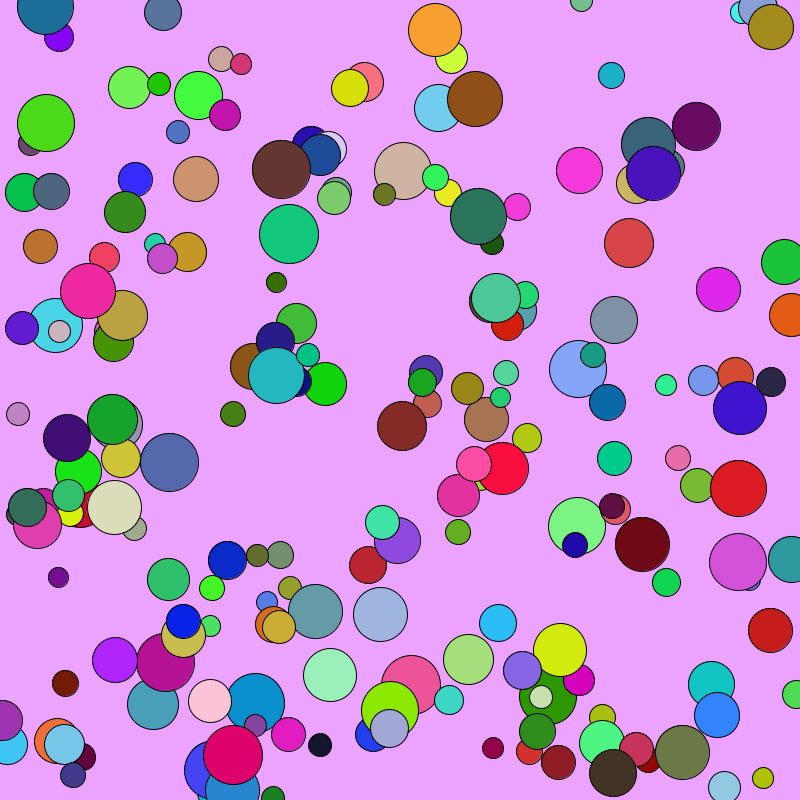
Frame 1 (no input)
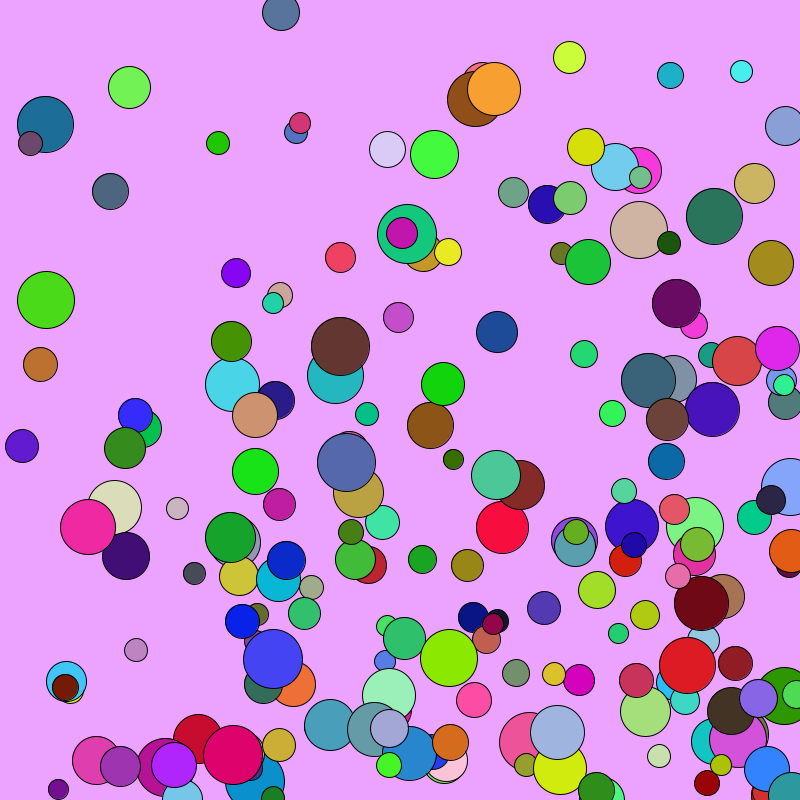
Frame 60 (the mouse pressed at the canvas centre just before this capture)
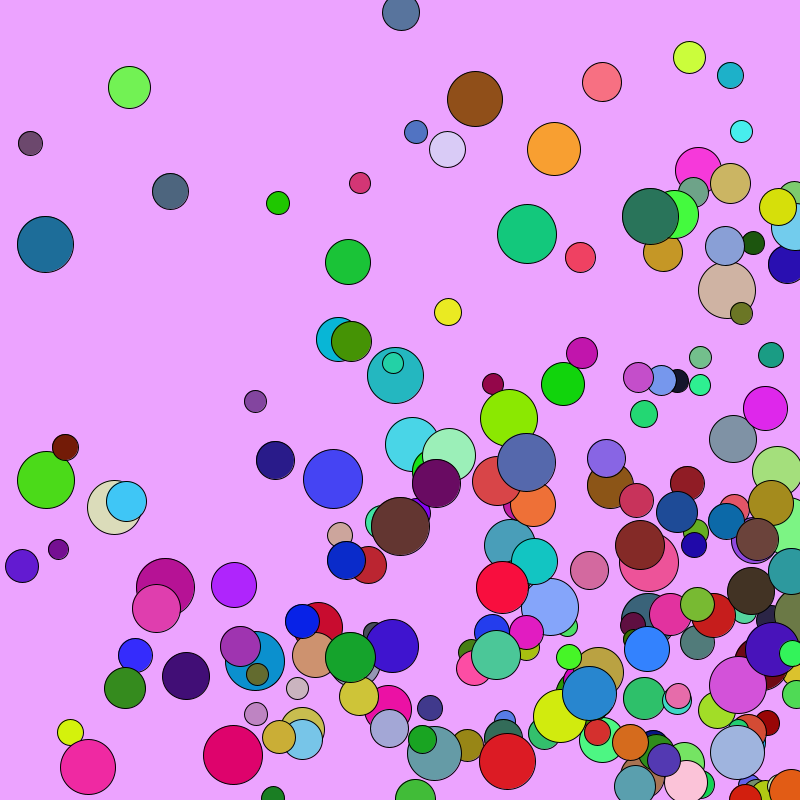
Frame 120 (the mouse held since frame 60 and released just before this capture)

The Processing sketch that drew these frames (run headless with seeded random() and noise(); from frame 60 on, the mouse is pressed at the canvas centre):

// Processing sketch: BallProj
// ── BallProj.pde
Ball[] balls;

void setup(){
  size(800,800);
  balls = new Ball[200];
  loadBalls();
  
}

void draw(){
  background(236,163,255);
  for(int i=0;i<200;i++){
   balls[i].render();
   balls[i].update();
   balls[i].checkEdges();
  }
  
}

void loadBalls(){
  balls = new Ball[200];
  for(int i=0;i<200;i++){
   int r = (int)(Math.random()*40)+20;
   int x = (int)(random(width));
   int y = (int)(random(height));
   color c = color(random(255),random(255),random(255));
   balls[i] = new Ball(r,c,x,y);
  }
}

//===========================================================  

class Ball{
 int radius = 0;
 color clr = 0;
 int xLoc = 0;
 int yLoc = 0;
 int xSpeed = (int)(Math.random()*5);
 int ySpeed = (int)(Math.random()*5);
 
   Ball(int r, color c, int x, int y){
     radius = r;
     clr = c;
     xLoc = x;
     yLoc = y;
   }
   
   void render(){
    fill(clr);
    ellipse(xLoc, yLoc, radius, radius);
   }
   
   void update(){
     xLoc += xSpeed;
     yLoc += ySpeed;
   }
   
   void checkEdges(){
     if(xLoc>width) xSpeed *= -1;
     if(yLoc>height) ySpeed *= -1;
     if(xLoc<0) xSpeed *= -1;
     if(yLoc<0) ySpeed *= -1;
     
   }
}
